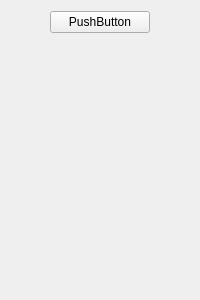
<?xml version="1.0" encoding="UTF-8"?>
<ui version="4.0">
 <class>Form</class>
 <widget class="QWidget" name="Form">
  <property name="geometry">
   <rect>
    <x>0</x>
    <y>0</y>
    <width>200</width>
    <height>300</height>
   </rect>
  </property>
  <property name="maximumSize">
   <size>
    <width>400</width>
    <height>16777215</height>
   </size>
  </property>
  <property name="windowTitle">
   <string>Form</string>
  </property>
  <layout class="QGridLayout" name="gridLayout">
   <item row="0" column="0">
    <layout class="QVBoxLayout" name="verticalLayout">
     <item>
      <widget class="QPushButton" name="pushButton">
       <property name="maximumSize">
        <size>
         <width>100</width>
         <height>16777215</height>
        </size>
       </property>
       <property name="text">
        <string>PushButton</string>
       </property>
      </widget>
     </item>
     <item>
      <spacer name="verticalSpacer">
       <property name="orientation">
        <enum>Qt::Vertical</enum>
       </property>
       <property name="sizeHint" stdset="0">
        <size>
         <width>20</width>
         <height>40</height>
        </size>
       </property>
      </spacer>
     </item>
    </layout>
   </item>
  </layout>
 </widget>
 <resources/>
 <connections/>
</ui>
